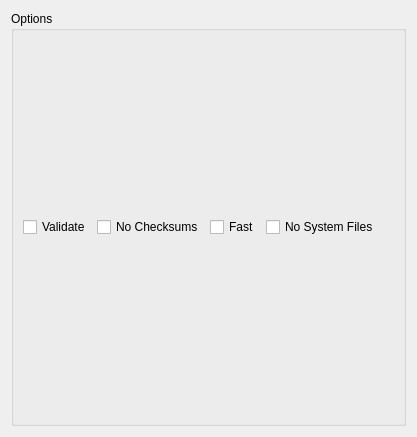
<?xml version="1.0" encoding="UTF-8"?>
<ui version="4.0">
 <class>Form</class>
 <widget class="QWidget" name="Form">
  <property name="geometry">
   <rect>
    <x>0</x>
    <y>0</y>
    <width>417</width>
    <height>437</height>
   </rect>
  </property>
  <property name="windowTitle">
   <string>Form</string>
  </property>
  <layout class="QVBoxLayout" name="verticalLayout">
   <item>
    <widget class="QGroupBox" name="optionGroupBox">
     <property name="title">
      <string>Options</string>
     </property>
     <layout class="QGridLayout" name="gridLayout">
      <item row="0" column="2">
       <widget class="QCheckBox" name="optionFast">
        <property name="text">
         <string>Fast</string>
        </property>
       </widget>
      </item>
      <item row="0" column="3">
       <widget class="QCheckBox" name="optionNoSystemFiles">
        <property name="text">
         <string>No System Files</string>
        </property>
       </widget>
      </item>
      <item row="0" column="1">
       <widget class="QCheckBox" name="optionNoChecksum">
        <property name="text">
         <string>No Checksums</string>
        </property>
       </widget>
      </item>
      <item row="0" column="0">
       <widget class="QCheckBox" name="optionValidate">
        <property name="text">
         <string>Validate</string>
        </property>
       </widget>
      </item>
      <item row="0" column="4">
       <spacer name="horizontalSpacer">
        <property name="orientation">
         <enum>Qt::Horizontal</enum>
        </property>
        <property name="sizeHint" stdset="0">
         <size>
          <width>40</width>
          <height>20</height>
         </size>
        </property>
       </spacer>
      </item>
     </layout>
    </widget>
   </item>
  </layout>
 </widget>
 <resources/>
 <connections/>
</ui>
